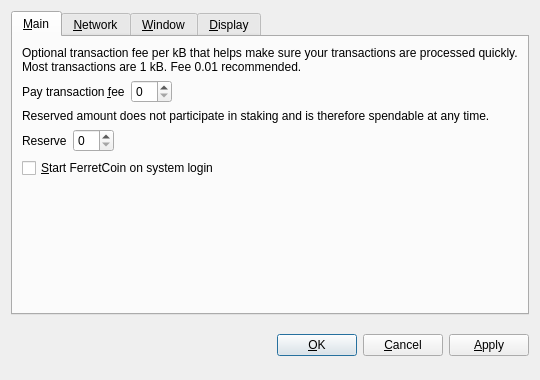
<?xml version="1.0" encoding="UTF-8"?>
<ui version="4.0">
 <class>OptionsDialog</class>
 <widget class="QDialog" name="OptionsDialog">
  <property name="geometry">
   <rect>
    <x>0</x>
    <y>0</y>
    <width>540</width>
    <height>380</height>
   </rect>
  </property>
  <property name="windowTitle">
   <string>Options</string>
  </property>
  <property name="styleSheet">
   <string notr="true"/>
  </property>
  <property name="modal">
   <bool>true</bool>
  </property>
  <layout class="QVBoxLayout" name="verticalLayout">
   <item>
    <widget class="QTabWidget" name="tabWidget">
     <property name="tabPosition">
      <enum>QTabWidget::North</enum>
     </property>
     <property name="currentIndex">
      <number>0</number>
     </property>
     <widget class="QWidget" name="tabMain">
      <attribute name="title">
       <string>&amp;Main</string>
      </attribute>
      <layout class="QGridLayout" name="gridLayout">
       <item row="0" column="0" colspan="2">
        <widget class="QLabel" name="transactionFeeInfoLabel">
         <property name="text">
          <string>Optional transaction fee per kB that helps make sure your transactions are processed quickly. Most transactions are 1 kB. Fee 0.01 recommended.</string>
         </property>
         <property name="textFormat">
          <enum>Qt::PlainText</enum>
         </property>
         <property name="wordWrap">
          <bool>true</bool>
         </property>
        </widget>
       </item>
       <item row="1" column="0">
        <layout class="QHBoxLayout" name="horizontalLayoutFee">
         <item>
          <widget class="QLabel" name="transactionFeeLabel">
           <property name="text">
            <string>Pay transaction &amp;fee</string>
           </property>
           <property name="textFormat">
            <enum>Qt::PlainText</enum>
           </property>
           <property name="buddy">
            <cstring>transactionFee</cstring>
           </property>
          </widget>
         </item>
         <item>
          <widget class="FerretCoinAmountField" name="transactionFee"/>
         </item>
         <item>
          <spacer name="horizontalSpacerFee">
           <property name="orientation">
            <enum>Qt::Horizontal</enum>
           </property>
           <property name="sizeHint" stdset="0">
            <size>
             <width>40</width>
             <height>20</height>
            </size>
           </property>
          </spacer>
         </item>
        </layout>
       </item>
       <item row="2" column="0" colspan="2">
        <widget class="QLabel" name="reserveBalanceInfoLabel">
         <property name="text">
          <string>Reserved amount does not participate in staking and is therefore spendable at any time.</string>
         </property>
         <property name="textFormat">
          <enum>Qt::PlainText</enum>
         </property>
         <property name="wordWrap">
          <bool>true</bool>
         </property>
        </widget>
       </item>
       <item row="3" column="0">
        <layout class="QHBoxLayout" name="horizontalLayoutReserveBalance">
         <item>
          <widget class="QLabel" name="reserveBalanceLabel">
           <property name="text">
            <string>Reserve</string>
           </property>
           <property name="textFormat">
            <enum>Qt::PlainText</enum>
           </property>
           <property name="buddy">
            <cstring>reserveBalance</cstring>
           </property>
          </widget>
         </item>
         <item>
          <widget class="FerretCoinAmountField" name="reserveBalance"/>
         </item>
         <item>
          <spacer name="horizontalSpacerReserveBalance">
           <property name="orientation">
            <enum>Qt::Horizontal</enum>
           </property>
           <property name="sizeHint" stdset="0">
            <size>
             <width>40</width>
             <height>20</height>
            </size>
           </property>
          </spacer>
         </item>
        </layout>
       </item>
       <item row="4" column="0">
        <widget class="QCheckBox" name="bitcoinAtStartup">
         <property name="toolTip">
          <string>Automatically start FerretCoin after logging in to the system.</string>
         </property>
         <property name="text">
          <string>&amp;Start FerretCoin on system login</string>
         </property>
        </widget>
       </item>
       <item row="5" column="0">
        <spacer name="verticalSpacer_Main">
         <property name="orientation">
          <enum>Qt::Vertical</enum>
         </property>
         <property name="sizeHint" stdset="0">
          <size>
           <width>20</width>
           <height>40</height>
          </size>
         </property>
        </spacer>
       </item>
      </layout>
     </widget>
     <widget class="QWidget" name="tabNetwork">
      <attribute name="title">
       <string>&amp;Network</string>
      </attribute>
      <layout class="QVBoxLayout" name="verticalLayout_Network">
       <item>
        <widget class="QCheckBox" name="mapPortUpnp">
         <property name="toolTip">
          <string>Automatically open the FerretCoin client port on the router. This only works when your router supports UPnP and it is enabled.</string>
         </property>
         <property name="text">
          <string>Map port using &amp;UPnP</string>
         </property>
        </widget>
       </item>
       <item>
        <widget class="QCheckBox" name="connectSocks">
         <property name="toolTip">
          <string>Connect to the FerretCoin network through a SOCKS5 proxy (e.g. when connecting through Tor).</string>
         </property>
         <property name="text">
          <string>&amp;Connect through SOCKS5 proxy:</string>
         </property>
        </widget>
       </item>
       <item>
        <layout class="QHBoxLayout" name="horizontalLayout_Network">
         <item>
          <widget class="QLabel" name="proxyIpLabel">
           <property name="text">
            <string>Proxy &amp;IP:</string>
           </property>
           <property name="textFormat">
            <enum>Qt::PlainText</enum>
           </property>
           <property name="buddy">
            <cstring>proxyIp</cstring>
           </property>
          </widget>
         </item>
         <item>
          <widget class="QValidatedLineEdit" name="proxyIp">
           <property name="maximumSize">
            <size>
             <width>140</width>
             <height>16777215</height>
            </size>
           </property>
           <property name="toolTip">
            <string>IP address of the proxy (e.g. 127.0.0.1)</string>
           </property>
          </widget>
         </item>
         <item>
          <widget class="QLabel" name="proxyPortLabel">
           <property name="text">
            <string>&amp;Port:</string>
           </property>
           <property name="textFormat">
            <enum>Qt::PlainText</enum>
           </property>
           <property name="buddy">
            <cstring>proxyPort</cstring>
           </property>
          </widget>
         </item>
         <item>
          <widget class="QLineEdit" name="proxyPort">
           <property name="maximumSize">
            <size>
             <width>55</width>
             <height>16777215</height>
            </size>
           </property>
           <property name="toolTip">
            <string>Port of the proxy (e.g. 9050)</string>
           </property>
          </widget>
         </item>
         <item>
          <spacer name="horizontalSpacer_Network">
           <property name="orientation">
            <enum>Qt::Horizontal</enum>
           </property>
           <property name="sizeHint" stdset="0">
            <size>
             <width>40</width>
             <height>20</height>
            </size>
           </property>
          </spacer>
         </item>
        </layout>
       </item>
       <item>
        <spacer name="verticalSpacer_Network">
         <property name="orientation">
          <enum>Qt::Vertical</enum>
         </property>
         <property name="sizeHint" stdset="0">
          <size>
           <width>20</width>
           <height>40</height>
          </size>
         </property>
        </spacer>
       </item>
      </layout>
     </widget>
     <widget class="QWidget" name="tabWindow">
      <attribute name="title">
       <string>&amp;Window</string>
      </attribute>
      <layout class="QVBoxLayout" name="verticalLayout_Window">
       <item>
        <widget class="QCheckBox" name="minimizeToTray">
         <property name="toolTip">
          <string>Show only a tray icon after minimizing the window.</string>
         </property>
         <property name="text">
          <string>&amp;Minimize to the tray instead of the taskbar</string>
         </property>
        </widget>
       </item>
       <item>
        <widget class="QCheckBox" name="minimizeOnClose">
         <property name="toolTip">
          <string>Minimize instead of exit the application when the window is closed. When this option is enabled, the application will be closed only after selecting Quit in the menu.</string>
         </property>
         <property name="text">
          <string>M&amp;inimize on close</string>
         </property>
        </widget>
       </item>
       <item>
        <spacer name="verticalSpacer_Window">
         <property name="orientation">
          <enum>Qt::Vertical</enum>
         </property>
         <property name="sizeHint" stdset="0">
          <size>
           <width>20</width>
           <height>40</height>
          </size>
         </property>
        </spacer>
       </item>
      </layout>
     </widget>
     <widget class="QWidget" name="tabDisplay">
      <attribute name="title">
       <string>&amp;Display</string>
      </attribute>
      <layout class="QVBoxLayout" name="verticalLayout_Display">
       <item>
        <layout class="QHBoxLayout" name="horizontalLayout_1_Display">
         <item>
          <widget class="QLabel" name="langLabel">
           <property name="text">
            <string>User Interface &amp;language:</string>
           </property>
           <property name="textFormat">
            <enum>Qt::PlainText</enum>
           </property>
           <property name="buddy">
            <cstring>lang</cstring>
           </property>
          </widget>
         </item>
         <item>
          <widget class="QValueComboBox" name="lang">
           <property name="toolTip">
            <string>The user interface language can be set here. This setting will take effect after restarting FerretCoin.</string>
           </property>
          </widget>
         </item>
        </layout>
       </item>
       <item>
        <layout class="QHBoxLayout" name="horizontalLayout_2_Display">
         <item>
          <widget class="QLabel" name="unitLabel">
           <property name="text">
            <string>&amp;Unit to show amounts in:</string>
           </property>
           <property name="textFormat">
            <enum>Qt::PlainText</enum>
           </property>
           <property name="buddy">
            <cstring>unit</cstring>
           </property>
          </widget>
         </item>
         <item>
          <widget class="QValueComboBox" name="unit">
           <property name="toolTip">
            <string>Choose the default subdivision unit to show in the interface and when sending coins.</string>
           </property>
          </widget>
         </item>
        </layout>
       </item>
       <item>
        <widget class="QCheckBox" name="coinControlFeatures">
         <property name="toolTip">
          <string>Whether to show coin control features or not.</string>
         </property>
         <property name="text">
          <string>Display coin &amp;control features (experts only!)</string>
         </property>
        </widget>
       </item>
       <item>
        <widget class="QCheckBox" name="useDarkTheme">
         <property name="text">
          <string>Use Dark Visual theme (requires restart)</string>
         </property>
        </widget>
       </item>
       <item>
        <spacer name="verticalSpacer_Display">
         <property name="orientation">
          <enum>Qt::Vertical</enum>
         </property>
         <property name="sizeHint" stdset="0">
          <size>
           <width>20</width>
           <height>40</height>
          </size>
         </property>
        </spacer>
       </item>
      </layout>
     </widget>
    </widget>
   </item>
   <item>
    <layout class="QHBoxLayout" name="horizontalLayout_Buttons">
     <item>
      <spacer name="horizontalSpacer_1">
       <property name="orientation">
        <enum>Qt::Horizontal</enum>
       </property>
       <property name="sizeHint" stdset="0">
        <size>
         <width>40</width>
         <height>48</height>
        </size>
       </property>
      </spacer>
     </item>
     <item>
      <widget class="QLabel" name="statusLabel">
       <property name="font">
        <font>
         <weight>75</weight>
         <bold>true</bold>
        </font>
       </property>
       <property name="text">
        <string/>
       </property>
       <property name="textFormat">
        <enum>Qt::PlainText</enum>
       </property>
       <property name="wordWrap">
        <bool>true</bool>
       </property>
      </widget>
     </item>
     <item>
      <spacer name="horizontalSpacer_2">
       <property name="orientation">
        <enum>Qt::Horizontal</enum>
       </property>
       <property name="sizeHint" stdset="0">
        <size>
         <width>40</width>
         <height>48</height>
        </size>
       </property>
      </spacer>
     </item>
     <item>
      <widget class="QPushButton" name="okButton">
       <property name="text">
        <string>&amp;OK</string>
       </property>
      </widget>
     </item>
     <item>
      <widget class="QPushButton" name="cancelButton">
       <property name="text">
        <string>&amp;Cancel</string>
       </property>
       <property name="autoDefault">
        <bool>false</bool>
       </property>
      </widget>
     </item>
     <item>
      <widget class="QPushButton" name="applyButton">
       <property name="text">
        <string>&amp;Apply</string>
       </property>
       <property name="autoDefault">
        <bool>false</bool>
       </property>
      </widget>
     </item>
    </layout>
   </item>
  </layout>
 </widget>
 <customwidgets>
  <customwidget>
   <class>FerretCoinAmountField</class>
   <extends>QSpinBox</extends>
   <header>bitcoinamountfield.h</header>
   <container>1</container>
  </customwidget>
  <customwidget>
   <class>QValueComboBox</class>
   <extends>QComboBox</extends>
   <header>qvaluecombobox.h</header>
  </customwidget>
  <customwidget>
   <class>QValidatedLineEdit</class>
   <extends>QLineEdit</extends>
   <header>qvalidatedlineedit.h</header>
  </customwidget>
 </customwidgets>
 <resources/>
 <connections/>
</ui>
